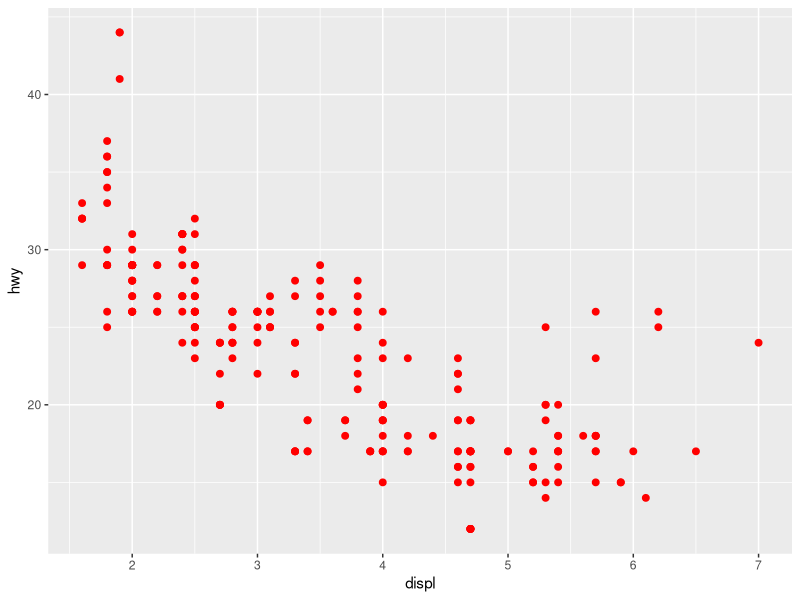
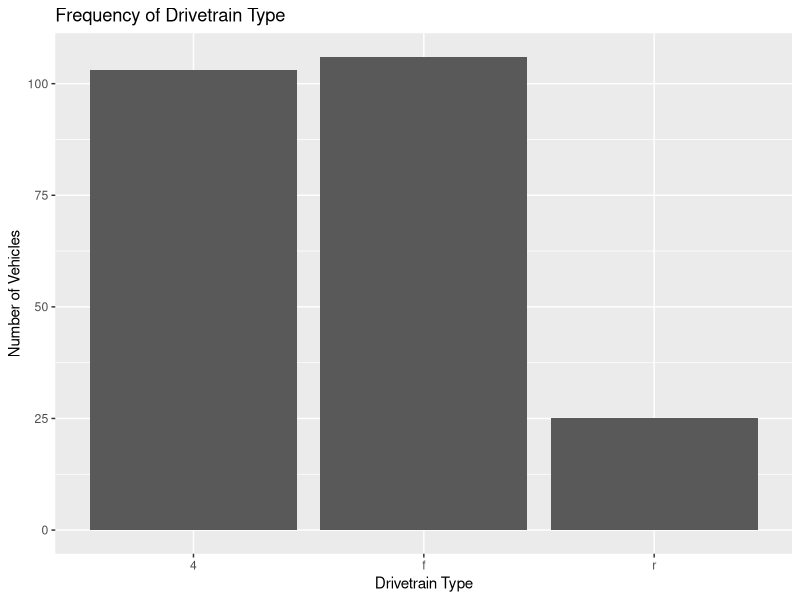
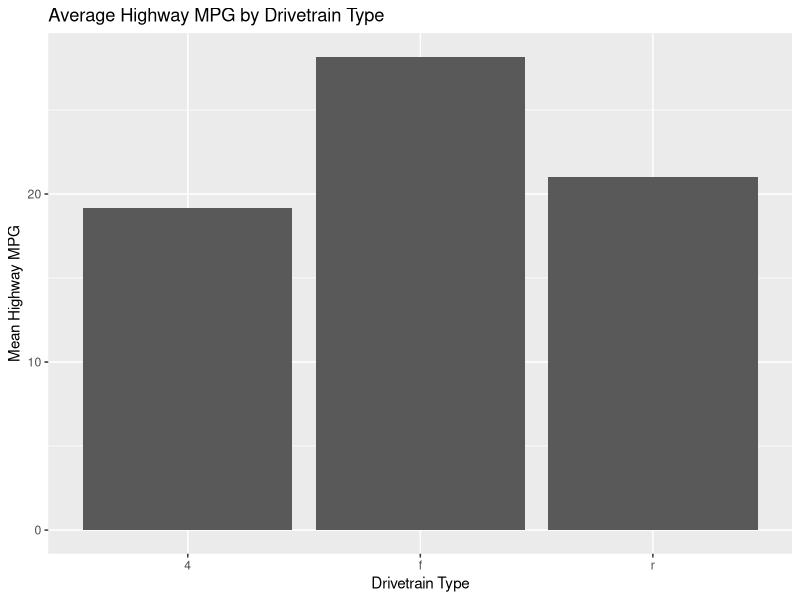
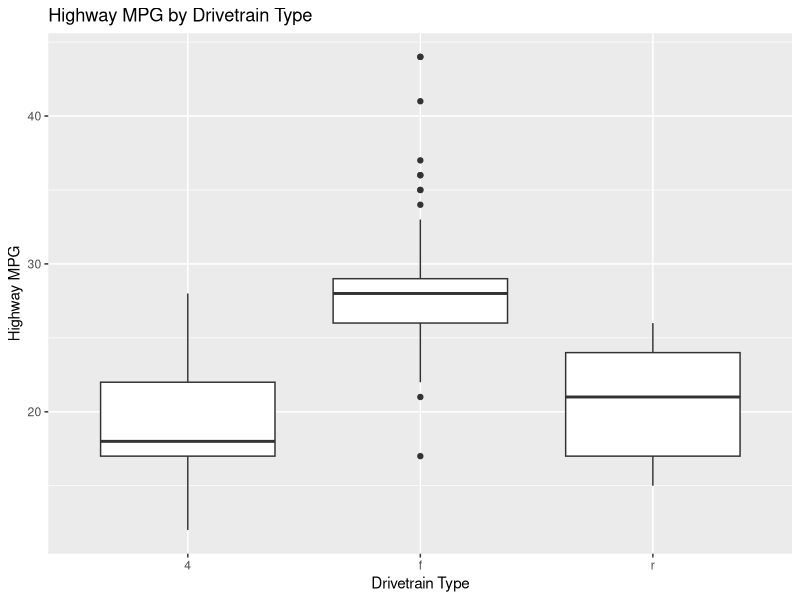
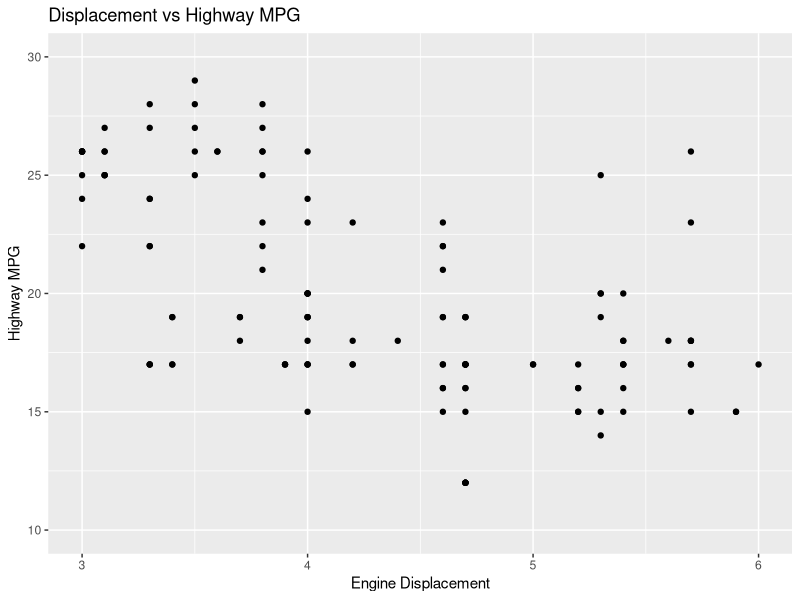

Generate these figures, in order, with R:
library(dplyr)
library(ggplot2)

# Question 1
mpg_first10rows <- head(mpg, 10)
mpg_first10rows
mpg_first10rows %>% distinct(class)

# Question 2
dim(mpg)
names(mpg)

# Question 3
class(mpg$fl)

# Question 4
mpg %>% distinct(fl, drv, class)

# Question 5
range(mpg$year)
unique(mpg$year)

# Question 6
mpg %>%
  filter(displ < 3 | displ > 6) %>%
  filter(hwy == max(hwy))

# Question 7
mpg %>%
  filter(manufacturer %in% c("ford", "nissan")) %>%
  group_by(manufacturer) %>%
  summarize(mean_cty = mean(cty))

# Question 8
mpg %>%
  filter(manufacturer %in% c("jeep", "hyundai", "lincoln")) %>%
  group_by(manufacturer) %>%
  summarize(mean_hwy = mean(hwy))

# Question 9
mpg %>%
  filter(manufacturer %in% c("jeep", "hyundai", "lincoln")) %>%
  summarize(overall_mean_hwy = mean(hwy))

# Question 10
new_mpg <- mpg %>% select(class, cty)
head(new_mpg, 10)

# Question 11
new_mpg %>%
  filter(class %in% c("minivan", "pickup")) %>%
  group_by(class) %>%
  summarize(mean_cty = mean(cty))

# Question 12
mpg %>%
  filter(manufacturer == "dodge") %>%
  arrange(desc(hwy)) %>%
  head(10)

# Question 13
mpg %>%
  group_by(class) %>%
  summarize(mean_cty = mean(cty))

# Question 14
mpg %>%
  group_by(class) %>%
  summarize(mean_cty = mean(cty)) %>%
  arrange(desc(mean_cty))

# Question 15
mpg %>%
  group_by(manufacturer) %>%
  summarize(mean_hwy = mean(hwy)) %>%
  arrange(desc(mean_hwy)) %>%
  head(5)

# Question 16
mpg %>%
  filter(class == "subcompact") %>%
  group_by(manufacturer) %>%
  summarize(n = n()) %>%
  arrange(desc(n))

# Question 17
max_displ <- mpg %>% filter(displ == max(displ))
write.csv(max_displ, "max_displ_car.csv", row.names = FALSE)

# Question 18
mpg$efficiency_group <- ifelse(mpg$hwy >= 30, "high",
                               ifelse(mpg$hwy >= 20, "medium", "low"))
table(mpg$efficiency_group)

# Question 19
mpg %>%
  group_by(drv) %>%
  summarize(avg_cty = mean(cty),
            avg_hwy = mean(hwy),
            n = n())

# Question 20
ggplot(mpg, aes(x = displ, y = hwy)) +
  geom_point(color = "red", size = 2)

# Question 21
ggplot(mpg, aes(x = drv)) +
  geom_bar() +
  labs(
    title = "Frequency of Drivetrain Type",
    x = "Drivetrain Type",
    y = "Number of Vehicles")

# Question 22
drv_summary <- mpg %>%
  group_by(drv) %>%
  summarize(mean_hwy = mean(hwy))
ggplot(drv_summary, aes(x = drv, y = mean_hwy)) +
  geom_bar(stat = "identity") +
  labs(
    title = "Average Highway MPG by Drivetrain Type",
    x = "Drivetrain Type",
    y = "Mean Highway MPG")

# Question 23
ggplot(mpg, aes(x = drv, y = hwy)) +
  geom_boxplot() +
  labs(
    title = "Highway MPG by Drivetrain Type",
    x = "Drivetrain Type",
    y = "Highway MPG")

# Question 24
ggplot(mpg, aes(x = displ, y = hwy)) +
  geom_point() +
  xlim(3, 6) +
  ylim(10, 30) +
  labs(
    title = "Displacement vs Highway MPG",
    x = "Engine Displacement",
    y = "Highway MPG")
